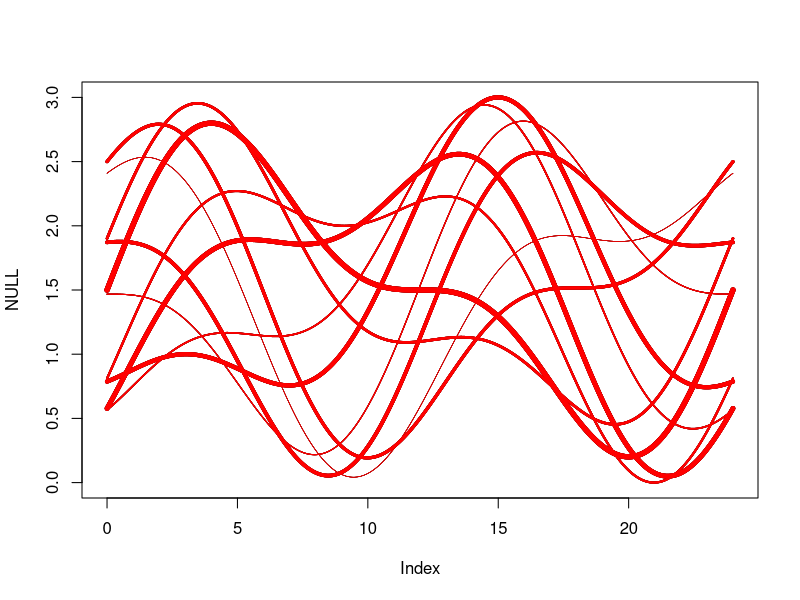

R code for this plot:

sinusoidal <- function(t,A1=1,A2=.5,f1=1/24,f2=2/24,phi1=1,phi2=0,C=1.5){
	f <- A1*sin(2*pi*f1*t+phi1)+A2*sin(2*pi*f2*t+phi2)+C
	return(f)
}

try(dev.off())
x11(width=10,height=5)
plot(NULL,xlim=c(0,24),ylim=c(0,3))
t <- seq(0,24,.001)
values1 <- seq(2,4*pi,length.out=10)
values2 <- seq(0,0,length.out=6)
day_names <- c('Monday','Tuesday','Wednesday','Thursday','Friday','Saturday','Sunday')
colors <- c("#66a61e", "#e6ab02", "#1b9e77", "#d95f02", "#7570b3","#fd2c3b","#77d6cf")
for(v2 in 1:length(values2)){
for(v1 in 1:length(values1)){
	lines(t,sinusoidal(t,
		phi2=values2[v2],
		phi1=values1[v1]),
		col=rgb(v2/length(values2),0,0),
		lwd=v1*.5)
}}

